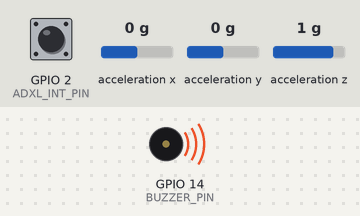
A sketch run on a simulated ESP8266 (NodeMCU). Parts: buzzer (waves = sounding, pin HIGH). Wiring (inferred from the names in the program): ADXL345 accelerometer at I2C address 0x53. The test bench sets the inputs (shaded band); at power-on: acceleration x 0 g, GPIO 2 (ADXL_INT_PIN) HIGH, acceleration y 0 g, acceleration z 1 g. WiFi joins after 1.5 s; servers stay silent unless stated; what the sketch prints to the serial monitor is not drawn.

Above: at 3.0 s.
3.1 s: acceleration x set to -0.9 g
4.6 s: acceleration x set to -1.2 g
At 5.7 s:
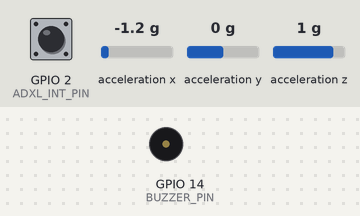
Timing chart, 0 to 13.6 s (numbered marks = the images above; inputs shaded):
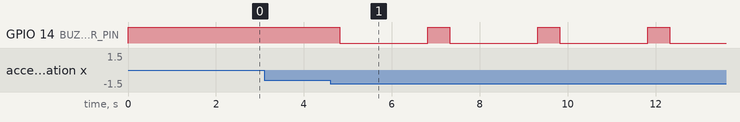

The sketch:

adxlesp8266_final_ccp_code.ino
```cpp
#define BLYNK_TEMPLATE_NAME "YOUR BLYNK TEMPLATE NAME"
#define BLYNK_AUTH_TOKEN "YOUR TOKEN"
#define BLYNK_TEMPLATE_ID "YOUR BLYNK TEMPLATE ID"
#include <Wire.h>
#include <Adafruit_Sensor.h>
#include <Adafruit_ADXL345_U.h>
#include <ESP8266WiFi.h>
#include <BlynkSimpleEsp8266.h>

#define BLYNK_PRINT Serial
#define ADXL345_ADDR 0x53
#define BUZZER_PIN 14
#define ADXL_INT_PIN 2

char ssid[] = "YOUR WIFI NAME";
char pass[] = "YOUR WIFI PASSWORD";

BlynkTimer timer;
Adafruit_ADXL345_Unified accel = Adafruit_ADXL345_Unified(12345);
bool isActive = false;

void IRAM_ATTR wakeUp() {
    isActive = true;
}

float gettiltAngle(float ax, float ay, float az) {
    float magnitude = sqrt(ax * ax + ay * ay + az * az);
    return (magnitude == 0) ? 0 : acos(az / magnitude) * 180.0 / PI;
}

void setupActivityInactivity() {
    Wire.beginTransmission(ADXL345_ADDR);
    Wire.write(0x28); Wire.write(5); // Free Fall Threshold
    Wire.endTransmission();

    Wire.beginTransmission(ADXL345_ADDR);
    Wire.write(0x29); Wire.write(10); // Free Fall Time
    Wire.endTransmission();

    Wire.beginTransmission(ADXL345_ADDR);
    Wire.write(0x24); Wire.write(10); // Activity threshold
    Wire.endTransmission();

    Wire.beginTransmission(ADXL345_ADDR);
    Wire.write(0x25); Wire.write(5); // Inactivity threshold
    Wire.endTransmission();

    Wire.beginTransmission(ADXL345_ADDR);
    Wire.write(0x26); Wire.write(5); // Inactivity time
    Wire.endTransmission();

    Wire.beginTransmission(ADXL345_ADDR);
    Wire.write(0x27); Wire.write(0xFF); // Enable all axes
    Wire.endTransmission();

    Wire.beginTransmission(ADXL345_ADDR);
    Wire.write(0x2E); Wire.write(0x1C); // Enable interrupts
    Wire.endTransmission();
}

void sendToBlynk() {
    sensors_event_t event;
    accel.getEvent(&event);
    Serial.print("Sending to Blynk - X: "); Serial.print(event.acceleration.x);
    Serial.print(" | Y: "); Serial.print(event.acceleration.y);
    Serial.print(" | Z: "); Serial.println(event.acceleration.z);
    Blynk.virtualWrite(V0, event.acceleration.x);
    Blynk.virtualWrite(V1, event.acceleration.y);
    Blynk.virtualWrite(V2, event.acceleration.z);
    Blynk.virtualWrite(V3,int(isActive));
}

void setup() {
    Serial.begin(9600);
    Wire.begin(4, 5);
    WiFi.begin(ssid, pass);
    pinMode(BUZZER_PIN, OUTPUT);
    digitalWrite(BUZZER_PIN, HIGH);

    pinMode(ADXL_INT_PIN, INPUT_PULLUP);
    attachInterrupt(digitalPinToInterrupt(ADXL_INT_PIN), wakeUp, RISING);

    Blynk.begin(BLYNK_AUTH_TOKEN, ssid, pass);
    Serial.println("Connected to Blynk");
    if (!accel.begin()) {
        Serial.println("No ADXL345 detected!");
        while (1);
    }
    Serial.println("ADXL345 initialized.");
    setupActivityInactivity();
   if(isActive){
    timer.setInterval(1000L, sendToBlynk); // Send data every second
   }
}

void loop() {
    sensors_event_t event;
    accel.getEvent(&event);

    float ax = event.acceleration.x;
    float ay = event.acceleration.y;
    float az = event.acceleration.z;
    float tiltAngle = gettiltAngle(ax, ay, az);

    Wire.beginTransmission(ADXL345_ADDR);
    Wire.write(0x30);
    Wire.endTransmission();
    Wire.requestFrom(ADXL345_ADDR, 1);
    uint8_t intSource = Wire.read();

    if ((intSource & 0x04) == 0x04) {
        Serial.println("🚀 Free Fall Detected!");
        Blynk.logEvent("free_fall_detected", "🚀 Free Fall Detected!");
    }

    if ((intSource & 0x10) == 0x10) {
        Serial.println("📌 Activity Detected! Waking up...");
        isActive = true;
    }

    if (tiltAngle > 45.0) {
        Serial.println("⚠️ WARNING: Loss of balance detected! Alerting user...");
        digitalWrite(BUZZER_PIN, LOW);
        delay(2000);
        digitalWrite(BUZZER_PIN, HIGH);
        Blynk.logEvent("unstable_posture", "⚠️ Loss of balance detected!");
    }

    if ((intSource & 0x08) == 0x08) {
        Serial.println("💤 Inactivity Detected! Entering Deep Sleep...");
        isActive = false;
        // ESP.deepSleep(0);
    }
  if (isActive){
    Blynk.run();

    timer.run();
  }
    delay(500);
}
```

Measured:
- the behaviour switches between -1 and -1.1 g on acceleration x (found by bisection; images 0 and 1)
- after the input at 3.1 s, every drawn part: stays the same
- after the input at 4.6 s, GPIO 14 (BUZZER_PIN): alternates HIGH for 0.50 s and LOW for 2.0 s, starting after 0.22 s
